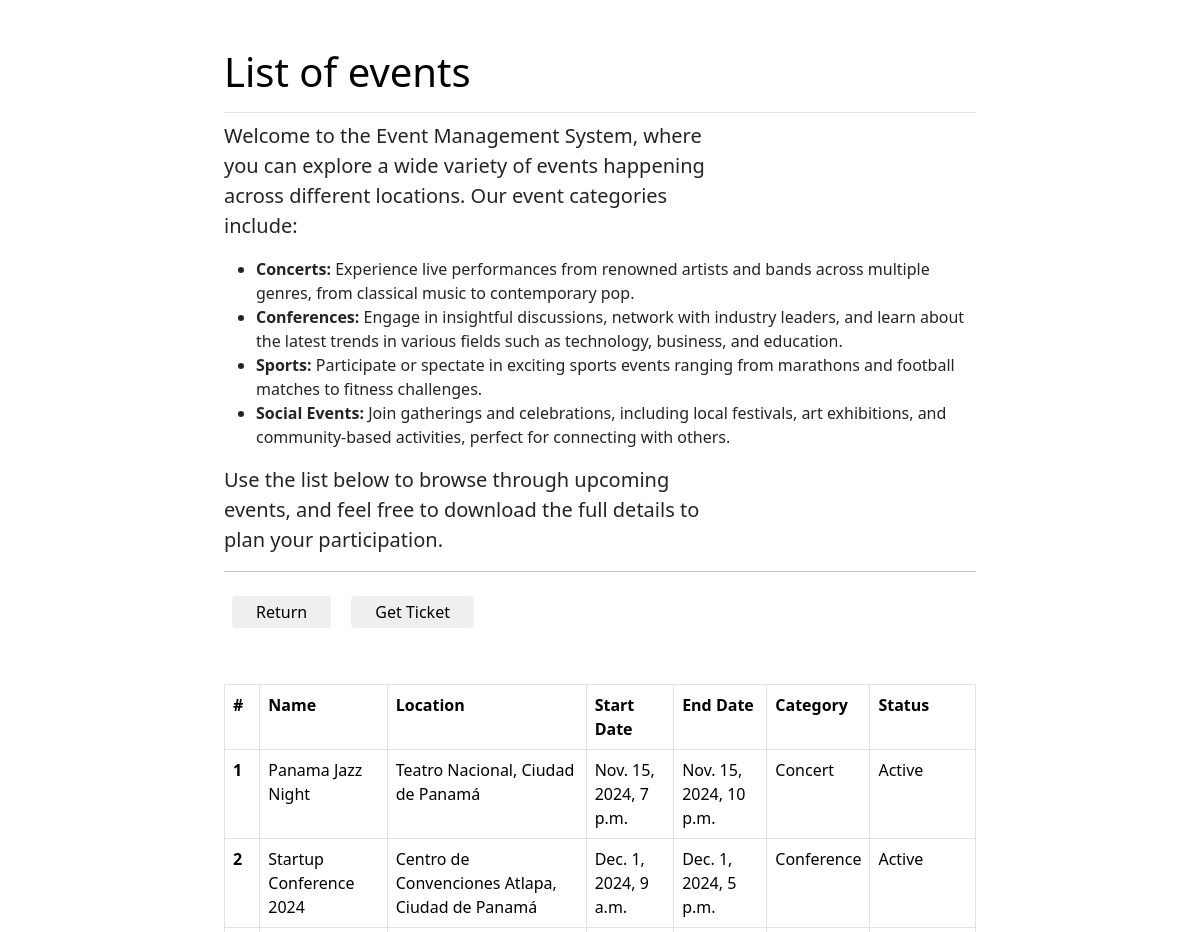
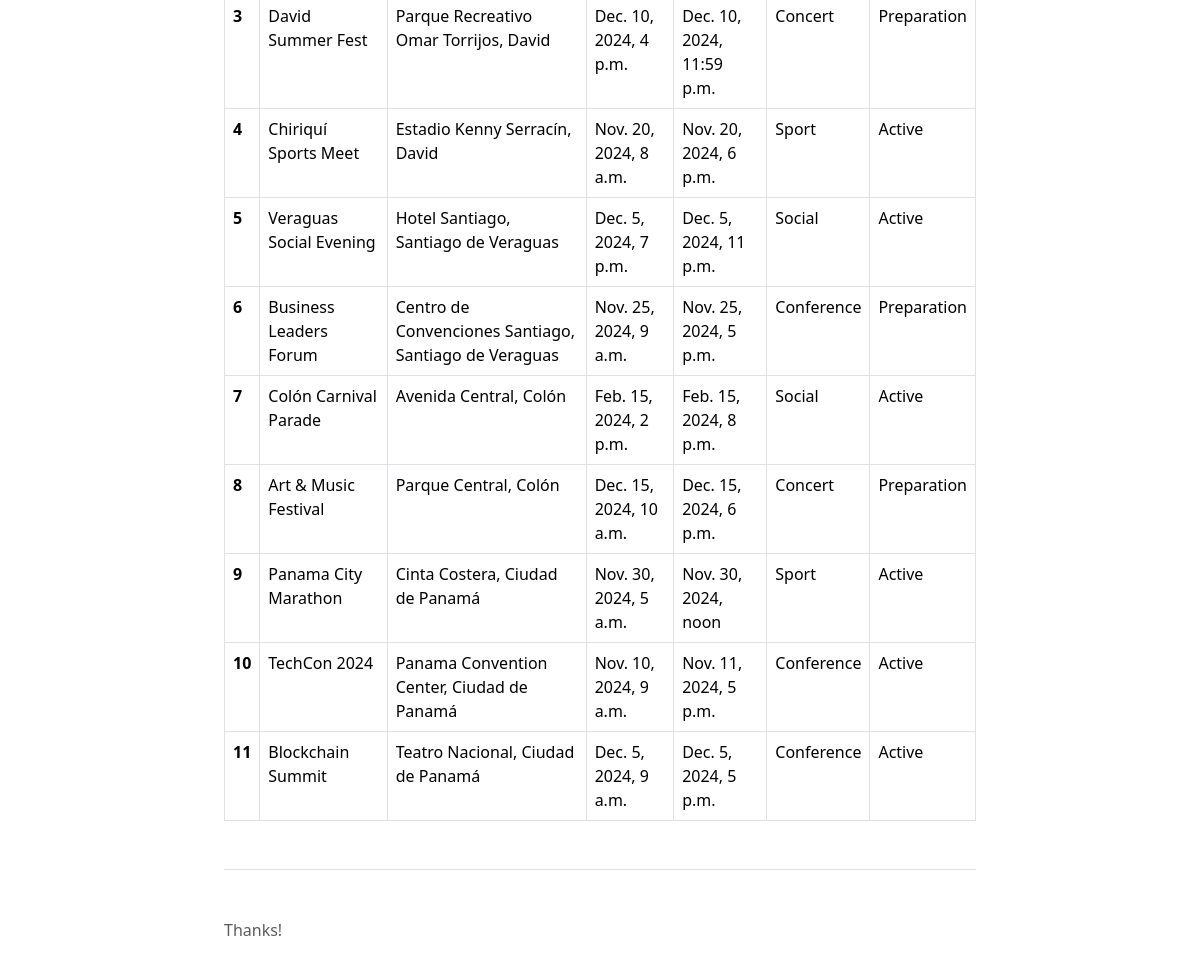
Screenshot of /events/ with the database file from the repository (2 pictures, top to bottom).
### Events/models.py (models this page shows, shortened)
class Event(models.Model):
  CATEGORY_CHOICES = [
    ('concert', 'Concert'),
    ('conference', 'Conference'),
    ('sport', 'Sport'),
    ('social', 'Social'),
  ]
  STATUS_CHOICES = [
    ('active', 'Active'),
    ('preparation', 'Preparation'),
    ('canceled', 'Canceled'),
  ]
  organizer = models.ForeignKey(Organizer, on_delete=models.CASCADE, related_name='events')
  name = models.CharField(max_length=256)
  description = models.TextField()
  location = models.CharField(max_length=256)
  maxcapacity = models.IntegerField()
  ticketprice = models.DecimalField(max_digits=10, decimal_places=2, blank=True, null=True)
  category = models.CharField(max_length=64, choices=CATEGORY_CHOICES)
  status = models.CharField(max_length=64, choices=STATUS_CHOICES, default='active')
  startdate = models.DateTimeField()
  enddate = models.DateTimeField()

### Events/views.py (the view)
# urls.py: path('events/', views.events, name='events'),
def events(request):
    events = Event.objects.all()  # Obtener todos los eventos
    return render(request, 'events.html', {'events': events} )

### Events/templates/events.html (shortened to what this page needs)
{% load static %}
<!DOCTYPE html>
<html lang="en">
<head>
  <link rel="stylesheet" href="{% static '../static/assets/style.css' %}">
  <link rel="stylesheet" href="{% static '../static/assets/bootstrap-5.3.3-dist/css/bootstrap.min.css' %}">
  <link rel="stylesheet" href="{% static '../static/assets/bootstrap-5.3.3-dist/css/bootstrap-utilities.min.css' %}">
  <link rel="stylesheet" href="{% static '../static/assets/bootstrap-5.3.3-dist/css/bootstrap-grid.min.css' %}">
</head>
<body>
  <div class="col-lg-8 mx-auto p-4 py-md-5">
    <header class="d-flex align-items-center pb-2 mb-2 border-bottom">
      <span class="h1 text-body-emphasis">List of events</span>
    </header>
    <main>
      <p class="fs-5 col-md-8"> Welcome to the Event Management System, where you can explore a wide variety of events
        happening across different locations. Our event categories include: </p>
      <ul>
        <li><strong>Concerts:</strong> Experience live performances from renowned artists and bands across multiple
          genres, from classical music to contemporary pop.</li>
        <li><strong>Conferences:</strong> Engage in insightful discussions, network with industry leaders, and learn
          about the latest trends in various fields such as technology, business, and education.</li>
        <li><strong>Sports:</strong> Participate or spectate in exciting sports events ranging from marathons and
          football matches to fitness challenges.</li>
        <li><strong>Social Events:</strong> Join gatherings and celebrations, including local festivals, art
          exhibitions, and community-based activities, perfect for connecting with others.</li>
      </ul>
      <p class="fs-5 col-md-8">
        Use the list below to browse through upcoming events, and feel free to download the full details to plan your
        participation.
      </p>
      <hr>
      <div class="mb-5">
        <button class="sbutton btn-lg px-4" onclick="location.href='/'"> Return </button>
        <button class="sbutton btn-lg px-4"> Get Ticket </button>
      </div>
      <table class="table table-bordered table-hover">
        <tr>
          <th scope="col">#</th>
          <th scope="col">Name</th>
          <th scope="col">Location</th>
          <th scope="col">Start Date</th>
          <th scope="col">End Date</th>
          <th scope="col">Category</th>
          <th scope="col">Status</th>
        </tr>
        <tbody>
          {% for event in events %}
          <tr>
            <th scope="row">{{ forloop.counter }}</th>
            <td>{{ event.name }}</td>
            <td>{{ event.location }}</td>
            <td>{{ event.startdate }}</td>
            <td>{{ event.enddate }}</td>
            <td>{{ event.get_category_display }}</td>
            <td>{{ event.get_status_display }}</td>
          </tr>
          {% empty %}
          <tr>
            <td colspan="7">No events found.</td>
          </tr>
          {% endfor %}
        </tbody>
      </table>
    </main>
    <footer class="pt-5 my-5 text-body-secondary border-top">
      Thanks!
    </footer>
  </div>
</body>
</html>

### Events/static/assets/style.css (style rules this page uses)
html,body { margin: 0; padding: 0; width: 100%; height: 100%; overflow: hidden; font-family: "Helvetica Neue", Arial, sans-serif; }
.sbutton { border-radius: 4px; margin: 8px; height: 32px; border: none; cursor: pointer; transition-duration: 0.2s; }

### Events/templates/events.html (style rules this page uses)
html, body { height: 100%; overflow-y: auto; }

### rows the page displays
Event: name "Panama Jazz Night", location "Teatro Nacional, Ciudad de Panamá", startdate "Nov. 15, 2024, 7 p.m.", enddate "Nov. 15, 2024, 10 p.m.", category "Concert", status "Active"
Event: name "Startup Conference 2024", location "Centro de Convenciones Atlapa, Ciudad de Panamá", startdate "Dec. 1, 2024, 9 a.m.", enddate "Dec. 1, 2024, 5 p.m.", category "Conference", status "Active"
Event: name "David Summer Fest", location "Parque Recreativo Omar Torrijos, David", startdate "Dec. 10, 2024, 4 p.m.", enddate "Dec. 10, 2024, 11:59 p.m.", category "Concert", status "Preparation"
Event: name "Chiriquí Sports Meet", location "Estadio Kenny Serracín, David", startdate "Nov. 20, 2024, 8 a.m.", enddate "Nov. 20, 2024, 6 p.m.", category "Sport", status "Active"
Event: name "Veraguas Social Evening", location "Hotel Santiago, Santiago de Veraguas", startdate "Dec. 5, 2024, 7 p.m.", enddate "Dec. 5, 2024, 11 p.m.", category "Social", status "Active"
Event: name "Business Leaders Forum", location "Centro de Convenciones Santiago, Santiago de Veraguas", startdate "Nov. 25, 2024, 9 a.m.", enddate "Nov. 25, 2024, 5 p.m.", category "Conference", status "Preparation"
Event: name "Colón Carnival Parade", location "Avenida Central, Colón", startdate "Feb. 15, 2024, 2 p.m.", enddate "Feb. 15, 2024, 8 p.m.", category "Social", status "Active"
Event: name "Art & Music Festival", location "Parque Central, Colón", startdate "Dec. 15, 2024, 10 a.m.", enddate "Dec. 15, 2024, 6 p.m.", category "Concert", status "Preparation"
Event: name "Panama City Marathon", location "Cinta Costera, Ciudad de Panamá", startdate "Nov. 30, 2024, 5 a.m.", enddate "Nov. 30, 2024, noon", category "Sport", status "Active"
Event: name "TechCon 2024", location "Panama Convention Center, Ciudad de Panamá", startdate "Nov. 10, 2024, 9 a.m.", enddate "Nov. 11, 2024, 5 p.m.", category "Conference", status "Active"
Event: name "Blockchain Summit", location "Teatro Nacional, Ciudad de Panamá", startdate "Dec. 5, 2024, 9 a.m.", enddate "Dec. 5, 2024, 5 p.m.", category "Conference", status "Active"
